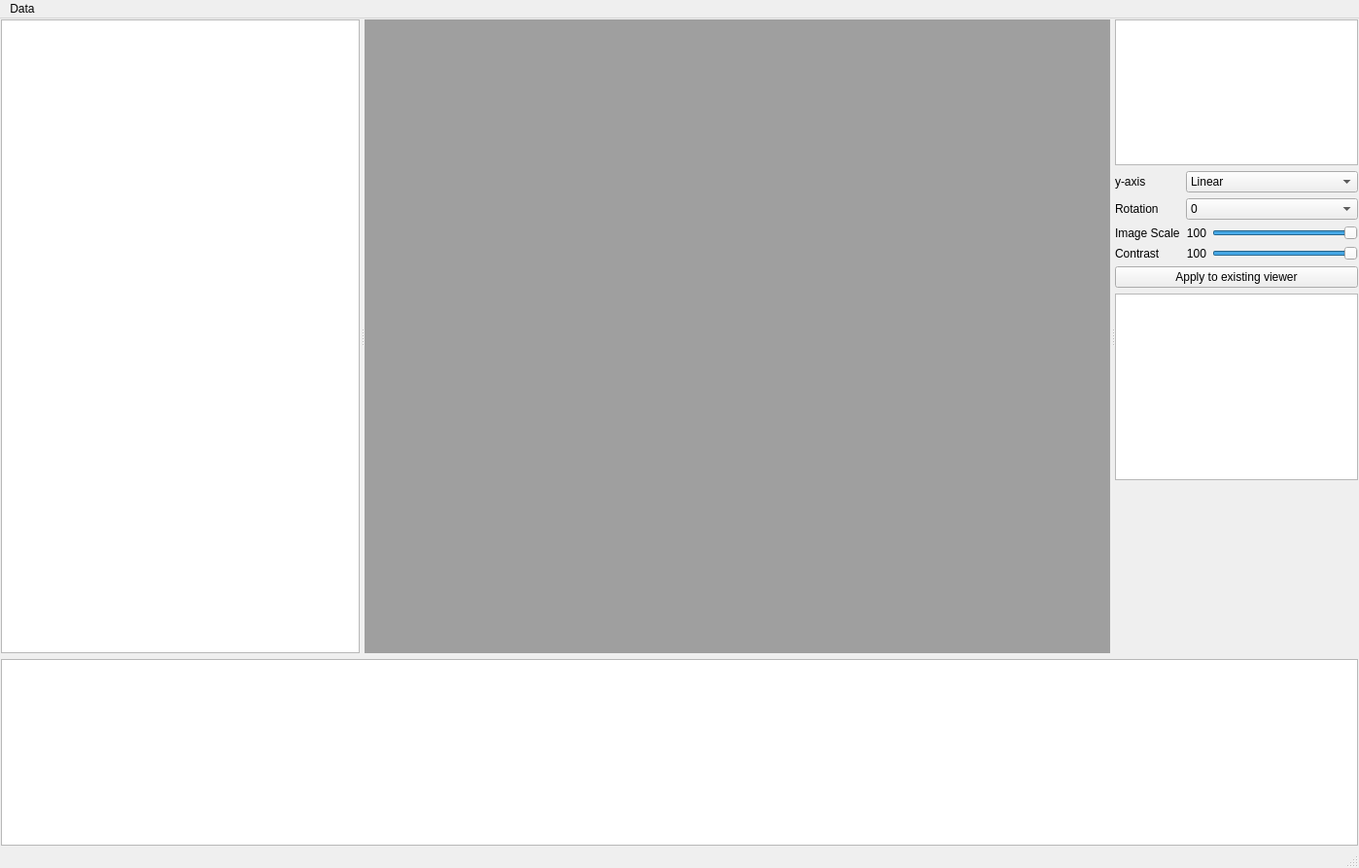
<?xml version="1.0" encoding="UTF-8"?>
<ui version="4.0">
 <class>CTImageViewer</class>
 <widget class="QMainWindow" name="CTImageViewer">
  <property name="geometry">
   <rect>
    <x>0</x>
    <y>0</y>
    <width>1398</width>
    <height>893</height>
   </rect>
  </property>
  <property name="windowTitle">
   <string>CTImageViewer</string>
  </property>
  <property name="styleSheet">
   <string notr="true"/>
  </property>
  <widget class="QWidget" name="centralwidget">
   <layout class="QVBoxLayout" name="verticalLayout_2" stretch="1,0">
    <property name="leftMargin">
     <number>1</number>
    </property>
    <property name="topMargin">
     <number>1</number>
    </property>
    <property name="rightMargin">
     <number>1</number>
    </property>
    <property name="bottomMargin">
     <number>1</number>
    </property>
    <item>
     <widget class="QSplitter" name="splitter">
      <property name="orientation">
       <enum>Qt::Orientation::Horizontal</enum>
      </property>
      <property name="handleWidth">
       <number>5</number>
      </property>
      <widget class="QListWidget" name="listWidget">
       <property name="minimumSize">
        <size>
         <width>200</width>
         <height>0</height>
        </size>
       </property>
       <property name="alternatingRowColors">
        <bool>true</bool>
       </property>
      </widget>
      <widget class="QMdiArea" name="mdiArea"/>
      <widget class="QWidget" name="widget" native="true">
       <property name="maximumSize">
        <size>
         <width>250</width>
         <height>16777215</height>
        </size>
       </property>
       <layout class="QVBoxLayout" name="verticalLayout" stretch="0,0,0,0,1">
        <item>
         <widget class="QGraphicsView" name="graphicsView">
          <property name="minimumSize">
           <size>
            <width>200</width>
            <height>150</height>
           </size>
          </property>
          <property name="maximumSize">
           <size>
            <width>250</width>
            <height>150</height>
           </size>
          </property>
         </widget>
        </item>
        <item>
         <layout class="QGridLayout" name="gridLayout">
          <item row="3" column="0">
           <widget class="QLabel" name="label_5">
            <property name="text">
             <string>Contrast</string>
            </property>
           </widget>
          </item>
          <item row="2" column="1">
           <layout class="QHBoxLayout" name="horizontalLayout">
            <item>
             <widget class="QLabel" name="label_3">
              <property name="text">
               <string>100</string>
              </property>
              <property name="alignment">
               <set>Qt::AlignmentFlag::AlignRight|Qt::AlignmentFlag::AlignTrailing|Qt::AlignmentFlag::AlignVCenter</set>
              </property>
             </widget>
            </item>
            <item>
             <widget class="QSlider" name="imageScaleSlider">
              <property name="minimum">
               <number>1</number>
              </property>
              <property name="maximum">
               <number>100</number>
              </property>
              <property name="value">
               <number>100</number>
              </property>
              <property name="orientation">
               <enum>Qt::Orientation::Horizontal</enum>
              </property>
             </widget>
            </item>
           </layout>
          </item>
          <item row="1" column="0">
           <widget class="QLabel" name="label">
            <property name="text">
             <string>Rotation</string>
            </property>
           </widget>
          </item>
          <item row="3" column="1">
           <layout class="QHBoxLayout" name="horizontalLayout_2">
            <item>
             <widget class="QLabel" name="label_4">
              <property name="text">
               <string>100</string>
              </property>
              <property name="alignment">
               <set>Qt::AlignmentFlag::AlignRight|Qt::AlignmentFlag::AlignTrailing|Qt::AlignmentFlag::AlignVCenter</set>
              </property>
             </widget>
            </item>
            <item>
             <widget class="QSlider" name="imageContrastSlider">
              <property name="minimum">
               <number>1</number>
              </property>
              <property name="maximum">
               <number>100</number>
              </property>
              <property name="value">
               <number>100</number>
              </property>
              <property name="orientation">
               <enum>Qt::Orientation::Horizontal</enum>
              </property>
             </widget>
            </item>
           </layout>
          </item>
          <item row="1" column="1">
           <widget class="QComboBox" name="CB_rotation">
            <item>
             <property name="text">
              <string>0</string>
             </property>
            </item>
            <item>
             <property name="text">
              <string>90</string>
             </property>
            </item>
            <item>
             <property name="text">
              <string>180</string>
             </property>
            </item>
            <item>
             <property name="text">
              <string>270</string>
             </property>
            </item>
           </widget>
          </item>
          <item row="2" column="0">
           <widget class="QLabel" name="label_2">
            <property name="text">
             <string>Image Scale</string>
            </property>
           </widget>
          </item>
          <item row="0" column="0">
           <widget class="QLabel" name="label_6">
            <property name="text">
             <string>y-axis</string>
            </property>
           </widget>
          </item>
          <item row="0" column="1">
           <widget class="QComboBox" name="CB_yaxisScale">
            <item>
             <property name="text">
              <string>Linear</string>
             </property>
            </item>
            <item>
             <property name="text">
              <string>Log</string>
             </property>
            </item>
           </widget>
          </item>
         </layout>
        </item>
        <item>
         <widget class="QPushButton" name="PB_applyToAll">
          <property name="text">
           <string>Apply to existing viewer</string>
          </property>
         </widget>
        </item>
        <item>
         <widget class="QGraphicsView" name="qimageview"/>
        </item>
        <item>
         <spacer name="verticalSpacer">
          <property name="orientation">
           <enum>Qt::Orientation::Vertical</enum>
          </property>
          <property name="sizeHint" stdset="0">
           <size>
            <width>20</width>
            <height>342</height>
           </size>
          </property>
         </spacer>
        </item>
       </layout>
      </widget>
     </widget>
    </item>
    <item>
     <widget class="QPlainTextEdit" name="plainTextEdit">
      <property name="minimumSize">
       <size>
        <width>0</width>
        <height>150</height>
       </size>
      </property>
     </widget>
    </item>
   </layout>
  </widget>
  <widget class="QMenuBar" name="menubar">
   <property name="geometry">
    <rect>
     <x>0</x>
     <y>0</y>
     <width>1398</width>
     <height>24</height>
    </rect>
   </property>
   <widget class="QMenu" name="menuOpen">
    <property name="title">
     <string>Data</string>
    </property>
    <addaction name="actionOpen"/>
   </widget>
   <addaction name="menuOpen"/>
  </widget>
  <widget class="QStatusBar" name="statusbar"/>
  <action name="actionOpen">
   <property name="icon">
    <iconset theme="QIcon::ThemeIcon::DocumentOpen"/>
   </property>
   <property name="text">
    <string>Read Directory</string>
   </property>
  </action>
 </widget>
 <resources/>
 <connections>
  <connection>
   <sender>imageContrastSlider</sender>
   <signal>valueChanged(int)</signal>
   <receiver>label_4</receiver>
   <slot>setNum(int)</slot>
   <hints>
    <hint type="sourcelabel">
     <x>1362</x>
     <y>284</y>
    </hint>
    <hint type="destinationlabel">
     <x>1289</x>
     <y>297</y>
    </hint>
   </hints>
  </connection>
  <connection>
   <sender>imageScaleSlider</sender>
   <signal>valueChanged(int)</signal>
   <receiver>label_3</receiver>
   <slot>setNum(int)</slot>
   <hints>
    <hint type="sourcelabel">
     <x>1369</x>
     <y>247</y>
    </hint>
    <hint type="destinationlabel">
     <x>1289</x>
     <y>260</y>
    </hint>
   </hints>
  </connection>
 </connections>
</ui>
